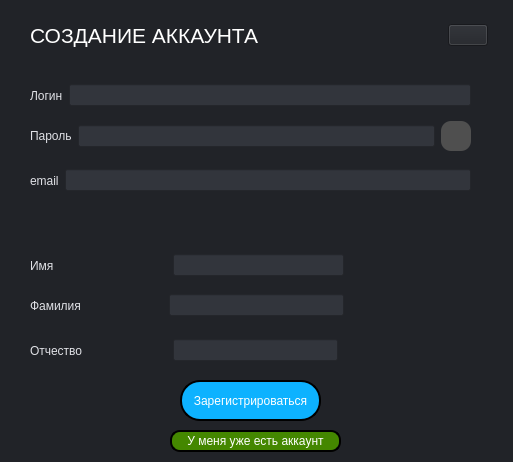
<?xml version="1.0" encoding="UTF-8"?>
<ui version="4.0">
 <class>Widget</class>
 <widget class="QWidget" name="Widget">
  <property name="geometry">
   <rect>
    <x>0</x>
    <y>0</y>
    <width>513</width>
    <height>462</height>
   </rect>
  </property>
  <property name="windowTitle">
   <string>Widget</string>
  </property>
  <property name="styleSheet">
   <string notr="true">background-color: rgb(33, 35, 40);</string>
  </property>
  <widget class="QPushButton" name="pushButton_reg">
   <property name="geometry">
    <rect>
     <x>180</x>
     <y>380</y>
     <width>141</width>
     <height>41</height>
    </rect>
   </property>
   <property name="palette">
    <palette>
     <active>
      <colorrole role="WindowText">
       <brush brushstyle="SolidPattern">
        <color alpha="255">
         <red>0</red>
         <green>0</green>
         <blue>0</blue>
        </color>
       </brush>
      </colorrole>
      <colorrole role="Button">
       <brush brushstyle="SolidPattern">
        <color alpha="255">
         <red>13</red>
         <green>178</green>
         <blue>255</blue>
        </color>
       </brush>
      </colorrole>
      <colorrole role="Text">
       <brush brushstyle="SolidPattern">
        <color alpha="255">
         <red>255</red>
         <green>255</green>
         <blue>255</blue>
        </color>
       </brush>
      </colorrole>
      <colorrole role="ButtonText">
       <brush brushstyle="SolidPattern">
        <color alpha="255">
         <red>0</red>
         <green>0</green>
         <blue>0</blue>
        </color>
       </brush>
      </colorrole>
      <colorrole role="Base">
       <brush brushstyle="SolidPattern">
        <color alpha="255">
         <red>13</red>
         <green>178</green>
         <blue>255</blue>
        </color>
       </brush>
      </colorrole>
      <colorrole role="Window">
       <brush brushstyle="SolidPattern">
        <color alpha="255">
         <red>13</red>
         <green>178</green>
         <blue>255</blue>
        </color>
       </brush>
      </colorrole>
      <colorrole role="PlaceholderText">
       <brush brushstyle="SolidPattern">
        <color alpha="128">
         <red>255</red>
         <green>255</green>
         <blue>255</blue>
        </color>
       </brush>
      </colorrole>
     </active>
     <inactive>
      <colorrole role="WindowText">
       <brush brushstyle="SolidPattern">
        <color alpha="255">
         <red>0</red>
         <green>0</green>
         <blue>0</blue>
        </color>
       </brush>
      </colorrole>
      <colorrole role="Button">
       <brush brushstyle="SolidPattern">
        <color alpha="255">
         <red>13</red>
         <green>178</green>
         <blue>255</blue>
        </color>
       </brush>
      </colorrole>
      <colorrole role="Text">
       <brush brushstyle="SolidPattern">
        <color alpha="255">
         <red>255</red>
         <green>255</green>
         <blue>255</blue>
        </color>
       </brush>
      </colorrole>
      <colorrole role="ButtonText">
       <brush brushstyle="SolidPattern">
        <color alpha="255">
         <red>0</red>
         <green>0</green>
         <blue>0</blue>
        </color>
       </brush>
      </colorrole>
      <colorrole role="Base">
       <brush brushstyle="SolidPattern">
        <color alpha="255">
         <red>13</red>
         <green>178</green>
         <blue>255</blue>
        </color>
       </brush>
      </colorrole>
      <colorrole role="Window">
       <brush brushstyle="SolidPattern">
        <color alpha="255">
         <red>13</red>
         <green>178</green>
         <blue>255</blue>
        </color>
       </brush>
      </colorrole>
      <colorrole role="PlaceholderText">
       <brush brushstyle="SolidPattern">
        <color alpha="128">
         <red>255</red>
         <green>255</green>
         <blue>255</blue>
        </color>
       </brush>
      </colorrole>
     </inactive>
     <disabled>
      <colorrole role="WindowText">
       <brush brushstyle="SolidPattern">
        <color alpha="255">
         <red>255</red>
         <green>255</green>
         <blue>255</blue>
        </color>
       </brush>
      </colorrole>
      <colorrole role="Button">
       <brush brushstyle="SolidPattern">
        <color alpha="255">
         <red>13</red>
         <green>178</green>
         <blue>255</blue>
        </color>
       </brush>
      </colorrole>
      <colorrole role="Text">
       <brush brushstyle="SolidPattern">
        <color alpha="255">
         <red>255</red>
         <green>255</green>
         <blue>255</blue>
        </color>
       </brush>
      </colorrole>
      <colorrole role="ButtonText">
       <brush brushstyle="SolidPattern">
        <color alpha="135">
         <red>255</red>
         <green>255</green>
         <blue>255</blue>
        </color>
       </brush>
      </colorrole>
      <colorrole role="Base">
       <brush brushstyle="SolidPattern">
        <color alpha="255">
         <red>13</red>
         <green>178</green>
         <blue>255</blue>
        </color>
       </brush>
      </colorrole>
      <colorrole role="Window">
       <brush brushstyle="SolidPattern">
        <color alpha="255">
         <red>13</red>
         <green>178</green>
         <blue>255</blue>
        </color>
       </brush>
      </colorrole>
      <colorrole role="PlaceholderText">
       <brush brushstyle="SolidPattern">
        <color alpha="128">
         <red>255</red>
         <green>255</green>
         <blue>255</blue>
        </color>
       </brush>
      </colorrole>
     </disabled>
    </palette>
   </property>
   <property name="styleSheet">
    <string notr="true">QPushButton {
	border-radius: 20px;
	color: rgb(255, 255, 255);
	background-color: rgb(13, 178, 255);
	border: 2px solid rgb(0,0,0);
}

QPushButton::hover {
	border: 2px solid rgb(170, 0, 0);
}
</string>
   </property>
   <property name="text">
    <string>Зарегистрироваться</string>
   </property>
  </widget>
  <widget class="QToolButton" name="toolButton_auth">
   <property name="geometry">
    <rect>
     <x>170</x>
     <y>430</y>
     <width>171</width>
     <height>22</height>
    </rect>
   </property>
   <property name="sizePolicy">
    <sizepolicy hsizetype="Minimum" vsizetype="Fixed">
     <horstretch>0</horstretch>
     <verstretch>0</verstretch>
    </sizepolicy>
   </property>
   <property name="styleSheet">
    <string notr="true">QToolButton {
	border-radius: 10px;
	background-color: rgb(68, 135, 0);
	color: white;
	border: 2px solid rgb(0, 0, 0);
}


QToolButton::hover {
	border: 2px solid rgb(170, 0, 0);
}
</string>
   </property>
   <property name="text">
    <string>У меня уже есть аккаунт</string>
   </property>
  </widget>
  <widget class="QWidget" name="horizontalLayoutWidget">
   <property name="geometry">
    <rect>
     <x>30</x>
     <y>70</y>
     <width>441</width>
     <height>51</height>
    </rect>
   </property>
   <layout class="QHBoxLayout" name="horizontalLayout_2">
    <item>
     <widget class="QLabel" name="label_login">
      <property name="layoutDirection">
       <enum>Qt::LayoutDirection::LeftToRight</enum>
      </property>
      <property name="styleSheet">
       <string notr="true">color: rgb(224, 225, 230);</string>
      </property>
      <property name="frameShape">
       <enum>QFrame::Shape::Box</enum>
      </property>
      <property name="frameShadow">
       <enum>QFrame::Shadow::Plain</enum>
      </property>
      <property name="lineWidth">
       <number>0</number>
      </property>
      <property name="midLineWidth">
       <number>0</number>
      </property>
      <property name="text">
       <string>Логин</string>
      </property>
      <property name="alignment">
       <set>Qt::AlignmentFlag::AlignLeading|Qt::AlignmentFlag::AlignLeft|Qt::AlignmentFlag::AlignVCenter</set>
      </property>
     </widget>
    </item>
    <item>
     <widget class="QLineEdit" name="lineEdit_login">
      <property name="minimumSize">
       <size>
        <width>0</width>
        <height>0</height>
       </size>
      </property>
      <property name="styleSheet">
       <string notr="true">QLineEdit#lineEdit_login {
background-color: rgb(50, 53, 60);
color: white;
}</string>
      </property>
     </widget>
    </item>
   </layout>
  </widget>
  <widget class="QWidget" name="horizontalLayoutWidget_2">
   <property name="geometry">
    <rect>
     <x>30</x>
     <y>120</y>
     <width>441</width>
     <height>32</height>
    </rect>
   </property>
   <layout class="QHBoxLayout" name="horizontalLayout_3">
    <item>
     <widget class="QLabel" name="label_password">
      <property name="styleSheet">
       <string notr="true">color: rgb(224, 225, 230);</string>
      </property>
      <property name="text">
       <string>Пароль</string>
      </property>
      <property name="alignment">
       <set>Qt::AlignmentFlag::AlignLeading|Qt::AlignmentFlag::AlignLeft|Qt::AlignmentFlag::AlignVCenter</set>
      </property>
     </widget>
    </item>
    <item>
     <widget class="QLineEdit" name="lineEdit_password">
      <property name="styleSheet">
       <string notr="true">QLineEdit#lineEdit_password {
background-color: rgb(50, 53, 60);
color: white;
}</string>
      </property>
      <property name="echoMode">
       <enum>QLineEdit::EchoMode::Password</enum>
      </property>
     </widget>
    </item>
    <item>
     <widget class="QPushButton" name="pushButton_draw_password">
      <property name="minimumSize">
       <size>
        <width>30</width>
        <height>30</height>
       </size>
      </property>
      <property name="maximumSize">
       <size>
        <width>30</width>
        <height>30</height>
       </size>
      </property>
      <property name="styleSheet">
       <string notr="true">QPushButton {
	border-radius: 10px;
	background-color: rgb(79, 79, 79)
}

QPushButton::hover {
	border: 2px solid rgb(170, 0, 0);
}
</string>
      </property>
      <property name="text">
       <string/>
      </property>
      <property name="icon">
       <iconset theme="edit-find"/>
      </property>
     </widget>
    </item>
   </layout>
  </widget>
  <widget class="QWidget" name="horizontalLayoutWidget_3">
   <property name="geometry">
    <rect>
     <x>30</x>
     <y>160</y>
     <width>441</width>
     <height>41</height>
    </rect>
   </property>
   <layout class="QHBoxLayout" name="horizontalLayout_4">
    <item>
     <widget class="QLabel" name="label_email">
      <property name="styleSheet">
       <string notr="true">color: rgb(224, 225, 230);</string>
      </property>
      <property name="text">
       <string>email</string>
      </property>
      <property name="alignment">
       <set>Qt::AlignmentFlag::AlignLeading|Qt::AlignmentFlag::AlignLeft|Qt::AlignmentFlag::AlignVCenter</set>
      </property>
     </widget>
    </item>
    <item>
     <widget class="QLineEdit" name="lineEdit_email">
      <property name="styleSheet">
       <string notr="true">QLineEdit#lineEdit_email {
background-color: rgb(50, 53, 60);
color: white;
}</string>
      </property>
     </widget>
    </item>
   </layout>
  </widget>
  <widget class="QWidget" name="horizontalLayoutWidget_5">
   <property name="geometry">
    <rect>
     <x>30</x>
     <y>290</y>
     <width>441</width>
     <height>31</height>
    </rect>
   </property>
   <layout class="QHBoxLayout" name="horizontalLayout">
    <item>
     <widget class="QLabel" name="label__lastname">
      <property name="styleSheet">
       <string notr="true">color: rgb(224, 225, 230);</string>
      </property>
      <property name="text">
       <string>Фамилия</string>
      </property>
     </widget>
    </item>
    <item>
     <spacer name="horizontalSpacer_3">
      <property name="orientation">
       <enum>Qt::Orientation::Horizontal</enum>
      </property>
      <property name="sizeType">
       <enum>QSizePolicy::Policy::Fixed</enum>
      </property>
      <property name="sizeHint" stdset="0">
       <size>
        <width>82</width>
        <height>19</height>
       </size>
      </property>
     </spacer>
    </item>
    <item>
     <widget class="QLineEdit" name="lineEdit_lastname">
      <property name="styleSheet">
       <string notr="true">QLineEdit#lineEdit_lastname {
background-color: rgb(50, 53, 60);
color: white;
}</string>
      </property>
     </widget>
    </item>
    <item>
     <spacer name="horizontalSpacer_4">
      <property name="orientation">
       <enum>Qt::Orientation::Horizontal</enum>
      </property>
      <property name="sizeType">
       <enum>QSizePolicy::Policy::Fixed</enum>
      </property>
      <property name="sizeHint" stdset="0">
       <size>
        <width>127</width>
        <height>20</height>
       </size>
      </property>
     </spacer>
    </item>
   </layout>
  </widget>
  <widget class="QWidget" name="horizontalLayoutWidget_6">
   <property name="geometry">
    <rect>
     <x>30</x>
     <y>250</y>
     <width>441</width>
     <height>31</height>
    </rect>
   </property>
   <layout class="QHBoxLayout" name="horizontalLayout_6">
    <item>
     <widget class="QLabel" name="label_name">
      <property name="styleSheet">
       <string notr="true">color: rgb(224, 225, 230);</string>
      </property>
      <property name="text">
       <string>Имя</string>
      </property>
     </widget>
    </item>
    <item>
     <spacer name="horizontalSpacer">
      <property name="orientation">
       <enum>Qt::Orientation::Horizontal</enum>
      </property>
      <property name="sizeType">
       <enum>QSizePolicy::Policy::Fixed</enum>
      </property>
      <property name="sizeHint" stdset="0">
       <size>
        <width>113</width>
        <height>19</height>
       </size>
      </property>
     </spacer>
    </item>
    <item>
     <widget class="QLineEdit" name="lineEdit_name">
      <property name="styleSheet">
       <string notr="true">QLineEdit#lineEdit_name {
background-color: rgb(50, 53, 60);
color: white;
}</string>
      </property>
     </widget>
    </item>
    <item>
     <spacer name="horizontalSpacer_2">
      <property name="orientation">
       <enum>Qt::Orientation::Horizontal</enum>
      </property>
      <property name="sizeType">
       <enum>QSizePolicy::Policy::Fixed</enum>
      </property>
      <property name="sizeHint" stdset="0">
       <size>
        <width>127</width>
        <height>20</height>
       </size>
      </property>
     </spacer>
    </item>
   </layout>
  </widget>
  <widget class="QWidget" name="horizontalLayoutWidget_7">
   <property name="geometry">
    <rect>
     <x>30</x>
     <y>330</y>
     <width>441</width>
     <height>41</height>
    </rect>
   </property>
   <layout class="QHBoxLayout" name="horizontalLayout_7">
    <item>
     <widget class="QLabel" name="label_2">
      <property name="styleSheet">
       <string notr="true">color: rgb(224, 225, 230);</string>
      </property>
      <property name="text">
       <string>Отчество</string>
      </property>
     </widget>
    </item>
    <item>
     <spacer name="horizontalSpacer_5">
      <property name="orientation">
       <enum>Qt::Orientation::Horizontal</enum>
      </property>
      <property name="sizeType">
       <enum>QSizePolicy::Policy::Fixed</enum>
      </property>
      <property name="sizeHint" stdset="0">
       <size>
        <width>84</width>
        <height>19</height>
       </size>
      </property>
     </spacer>
    </item>
    <item>
     <widget class="QLineEdit" name="lineEdit_middlename">
      <property name="styleSheet">
       <string notr="true">QLineEdit#lineEdit_middlename {
background-color: rgb(50, 53, 60);
color: white;
}</string>
      </property>
     </widget>
    </item>
    <item>
     <spacer name="horizontalSpacer_6">
      <property name="orientation">
       <enum>Qt::Orientation::Horizontal</enum>
      </property>
      <property name="sizeType">
       <enum>QSizePolicy::Policy::Fixed</enum>
      </property>
      <property name="sizeHint" stdset="0">
       <size>
        <width>133</width>
        <height>19</height>
       </size>
      </property>
     </spacer>
    </item>
   </layout>
  </widget>
  <widget class="QWidget" name="horizontalLayoutWidget_4">
   <property name="geometry">
    <rect>
     <x>30</x>
     <y>10</y>
     <width>471</width>
     <height>51</height>
    </rect>
   </property>
   <layout class="QHBoxLayout" name="horizontalLayout_5">
    <item>
     <widget class="QLabel" name="label">
      <property name="font">
       <font>
        <pointsize>16</pointsize>
       </font>
      </property>
      <property name="layoutDirection">
       <enum>Qt::LayoutDirection::LeftToRight</enum>
      </property>
      <property name="styleSheet">
       <string notr="true">color: rgb(255, 255, 255);</string>
      </property>
      <property name="text">
       <string>СОЗДАНИЕ АККАУНТА</string>
      </property>
      <property name="alignment">
       <set>Qt::AlignmentFlag::AlignLeading|Qt::AlignmentFlag::AlignLeft|Qt::AlignmentFlag::AlignVCenter</set>
      </property>
     </widget>
    </item>
    <item>
     <spacer name="horizontalSpacer_7">
      <property name="orientation">
       <enum>Qt::Orientation::Horizontal</enum>
      </property>
      <property name="sizeHint" stdset="0">
       <size>
        <width>40</width>
        <height>20</height>
       </size>
      </property>
     </spacer>
    </item>
    <item>
     <widget class="QPushButton" name="pushButton_settings">
      <property name="sizePolicy">
       <sizepolicy hsizetype="Fixed" vsizetype="Fixed">
        <horstretch>41</horstretch>
        <verstretch>41</verstretch>
       </sizepolicy>
      </property>
      <property name="toolTip">
       <string>&lt;html&gt;&lt;head/&gt;&lt;body&gt;&lt;p&gt;Открыть сетевые настройки&lt;/p&gt;&lt;/body&gt;&lt;/html&gt;</string>
      </property>
      <property name="text">
       <string/>
      </property>
     </widget>
    </item>
    <item>
     <widget class="QLabel" name="label_logo">
      <property name="text">
       <string/>
      </property>
      <property name="pixmap">
       <pixmap resource="../resources/recources.qrc">:/logo/icons/mpu_logo.png</pixmap>
      </property>
     </widget>
    </item>
   </layout>
  </widget>
 </widget>
 <resources>
  <include location="../resources/recources.qrc"/>
 </resources>
 <connections/>
</ui>
